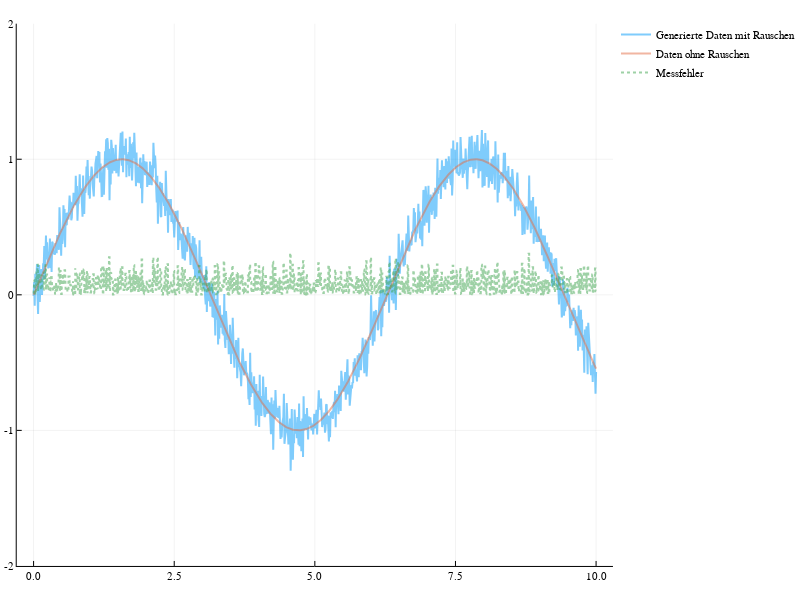

Notebook code for this chart:
### Markdown cell above
### Daten für die folgende Experimente

### Code cell
data_scale = 0.01
x = collect(0:data_scale:10)
y = sin.(x)
n = Normal(0, 0.1)
y_measurement = map(x -> x - rand(n), y)
plot(x, y_measurement, ylim = (-2, 2), label = "Generierte Daten mit Rauschen")
plot!(x, y, label = "Daten ohne Rauschen")
plot!(x, abs.(y - y_measurement), label = "Messfehler", linestyle = :dot, line = :steppre)

### Figure 1 — Plotly figure (JSON) as saved in the notebook; plotly's stock layout.template omitted (floating-point values rounded to 4 significant figures; data arrays with more than 128 entries replaced by an {"elided": "..."} marker saying what was removed)
{"data": [{"colorbar": {"title": ""}, "hoverinfo": "text", "legendgroup": "Generierte Daten mit Rauschen", "line": {"color": "rgba(0, 154, 250, 0.500)", "dash": "solid", "shape": "linear", "width": 2}, "mode": "lines", "name": "Generierte Daten mit Rauschen", "showlegend": true, "text": {"elided": "1001 null values"}, "type": "scatter", "x": {"elided": "1001 float values"}, "xaxis": "x1", "y": {"elided": "1001 float values"}, "yaxis": "y1", "zmax": 0.1, "zmin": -0.1}, {"colorbar": {"title": ""}, "hoverinfo": "text", "legendgroup": "Daten ohne Rauschen", "line": {"color": "rgba(227, 111, 71, 0.500)", "dash": "solid", "shape": "linear", "width": 2}, "mode": "lines", "name": "Daten ohne Rauschen", "showlegend": true, "text": {"elided": "1001 null values"}, "type": "scatter", "x": {"elided": "1001 float values"}, "xaxis": "x1", "y": {"elided": "1001 float values"}, "yaxis": "y1", "zmax": 0.1, "zmin": -0.1}, {"colorbar": {"title": ""}, "hoverinfo": "text", "legendgroup": "Messfehler", "line": {"color": "rgba(62, 164, 78, 0.500)", "dash": "dot", "shape": "linear", "width": 2}, "mode": "lines", "name": "Messfehler", "showlegend": true, "text": {"elided": "2001 null values"}, "type": "scatter", "x": {"elided": "2001 float values"}, "xaxis": "x1", "y": {"elided": "2001 float values"}, "yaxis": "y1", "zmax": 0.1, "zmin": -0.1}], "layout": {"annotations": [], "height": 600, "legend": {"bgcolor": "rgba(255, 255, 255, 1.000)", "bordercolor": "rgba(0, 0, 0, 1.000)", "font": {"color": "rgba(0, 0, 0, 1.000)", "family": "sans-serif", "size": 11}, "tracegroupgap": 0, "x": 1, "y": 1}, "margin": {"b": 20, "l": 0, "r": 0, "t": 20}, "paper_bgcolor": "rgba(255, 255, 255, 1.000)", "plot_bgcolor": "rgba(255, 255, 255, 1.000)", "showlegend": true, "width": 800, "xaxis": {"anchor": "y1", "domain": [0.02714, 0.9951], "gridcolor": "rgba(0, 0, 0, 0.100)", "gridwidth": 0.5, "linecolor": "rgba(0, 0, 0, 1.000)", "mirror": false, "range": [-0.3, 10.3], "showgrid": true, "showline": true, "showticklabels": true, "tickangle": 0, "tickcolor": "rgb(0, 0, 0)", "tickfont": {"color": "rgba(0, 0, 0, 1.000)", "family": "sans-serif", "size": 11}, "tickmode": "array", "ticks": "inside", "ticktext": ["0.0", "2.5", "5.0", "7.5", "10.0"], "tickvals": [0, 2.5, 5, 7.5, 10], "title": "", "titlefont": {"color": "rgba(0, 0, 0, 1.000)", "family": "sans-serif", "size": 15}, "type": "-", "visible": true, "zeroline": false, "zerolinecolor": "rgba(0, 0, 0, 1.000)"}, "yaxis": {"anchor": "x1", "domain": [0.02508, 0.9934], "gridcolor": "rgba(0, 0, 0, 0.100)", "gridwidth": 0.5, "linecolor": "rgba(0, 0, 0, 1.000)", "mirror": false, "range": [-2, 2], "showgrid": true, "showline": true, "showticklabels": true, "tickangle": 0, "tickcolor": "rgb(0, 0, 0)", "tickfont": {"color": "rgba(0, 0, 0, 1.000)", "family": "sans-serif", "size": 11}, "tickmode": "array", "ticks": "inside", "ticktext": ["-2", "-1", "0", "1", "2"], "tickvals": [-2, -1, 0, 1, 2], "title": "", "titlefont": {"color": "rgba(0, 0, 0, 1.000)", "family": "sans-serif", "size": 15}, "type": "-", "visible": true, "zeroline": false, "zerolinecolor": "rgba(0, 0, 0, 1.000)"}}}
